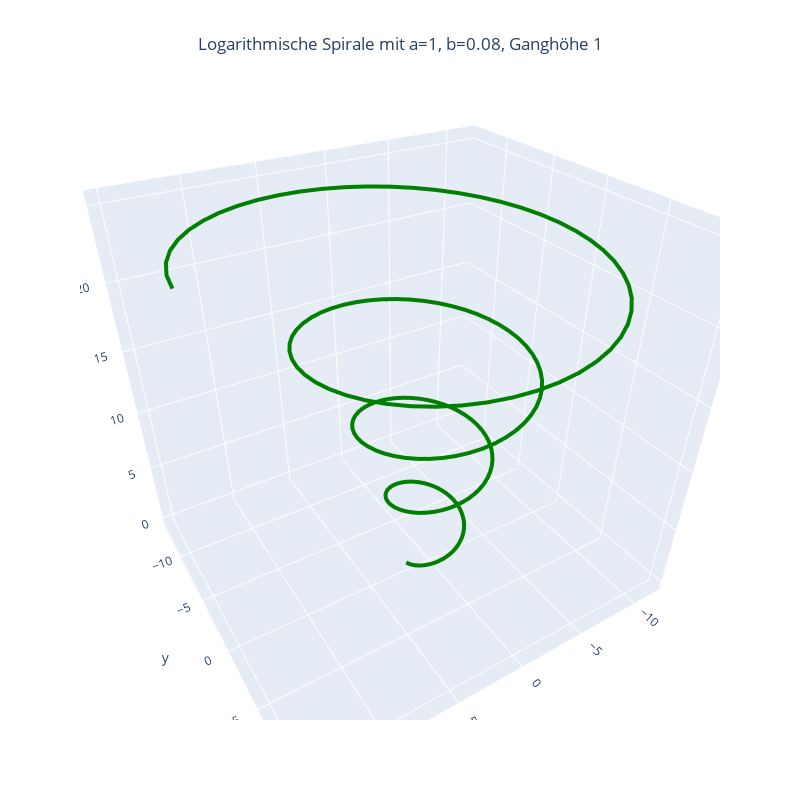

Notebook code for this chart:
### Markdown cell above
## Schraubenlinie über einer logarithmischen Spirale
Wenn wir eine andere Raumkurve, zum Beispiel eine Schraubenlinie über einer logarithmischen Spirale, ausgeben möchten, dass müssen wir im Quelltext nicht viel verändern. Wir berechnen
die Koordinaten der Punkte auf der Spur mit der entsprechenden Funktion und geben den Polygonzug aus. Für die Spirale verwenden wir die Defaultwerte a=1 und b=0.08 für die Parameter der Spirale, als Ganghöhe verwenden wir 1. Das Parameterintervall ist [0, 6pi] und wir verwenden 200 Punkte für den Polygonzug.

### Code cell
x, y, z = logSpiralHelix()

curve = go.Scatter3d(x=x, y=y, z=z,
                     name='Logarithmische Spirale',
                     mode='lines',
                     line = dict(color='green', width=8),
                     showlegend=False)

layout = go.Layout(scene_xaxis_visible=True, 
                   scene_yaxis_visible=True, 
                   scene_zaxis_visible=True,
                   showlegend=False)

fig =  go.Figure(data=[curve], layout=layout)

fig.update_layout(title='Logarithmische Spirale mit a=1, b=0.08, Ganghöhe 1',
                  title_x=0.5,
                  scene_camera_eye_z=1.55,
                  autosize=False,
                  width=800,
                  height=800,
                  showlegend=False)
                  
fig.show()

### Figure 1 — Plotly figure (JSON) as saved in the notebook; plotly's stock layout.template omitted (floating-point values rounded to 4 significant figures; data arrays with more than 128 entries replaced by an {"elided": "..."} marker saying what was removed)
{"data": [{"line": {"color": "green", "width": 8}, "mode": "lines", "name": "Logarithmische Spirale", "showlegend": false, "type": "scatter3d", "x": {"elided": "200 float values"}, "y": {"elided": "200 float values"}, "z": {"elided": "200 float values"}}], "layout": {"autosize": false, "height": 800, "scene": {"aspectmode": "auto", "aspectratio": {"x": 1.062, "y": 0.9379, "z": 1.004}, "camera": {"center": {"x": 0, "y": 0, "z": 0}, "eye": {"x": 0.7822, "y": 1.283, "z": 1.046}, "projection": {"type": "perspective"}, "up": {"x": 0, "y": 0, "z": 1}}, "xaxis": {"type": "linear", "visible": true}, "yaxis": {"type": "linear", "visible": true}, "zaxis": {"type": "linear", "visible": true}}, "showlegend": false, "title": {"text": "Logarithmische Spirale mit a=1, b=0.08, Ganghöhe 1", "x": 0.5}, "width": 800}}
